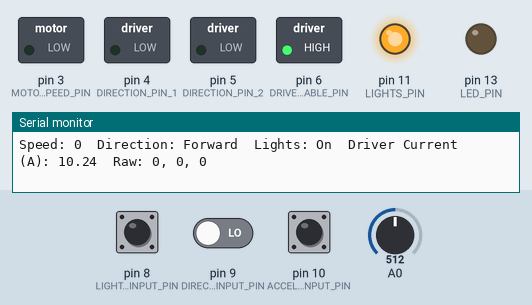
Simulated run of this sketch. Board: Arduino Uno, built with avr-gcc and run on an emulated ATmega328P. Parts: switched loads named in the sketch (green lamp = pin HIGH), output pins drawn as LEDs (lit = HIGH), the last lines printed to the serial monitor. The test bench sets the inputs (shaded band); at power-on: pin 8 (LIGHTS_INPUT_PIN) LOW, pin 10 (ACCELERATOR_INPUT_PIN) LOW, pin 9 (DIRECTION_INPUT_PIN) LOW, A0 = 512.

Above: at 7.2 s.
7.3 s: pin 8 (LIGHTS_INPUT_PIN) pulsed HIGH 2 times (0.12 s each, 0.3 s apart)
At 8.7 s:
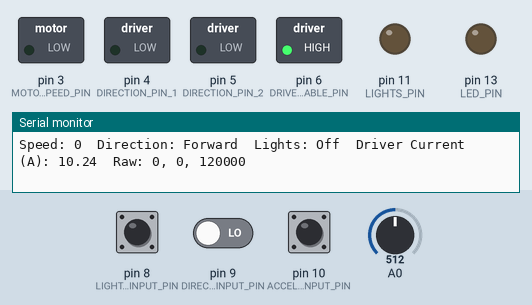
9.4 s: pin 10 (ACCELERATOR_INPUT_PIN) pulsed HIGH 2 times (0.12 s each, 0.3 s apart)
At 10.2 s:
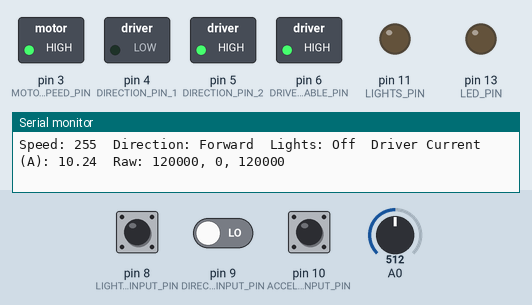
Timing chart, 0 to 12.4 s (numbered marks = the images above; inputs shaded):
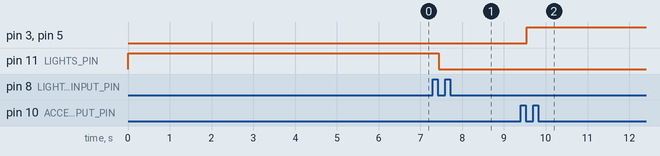

Measured:
- after the input at 7.3 s, pin 11 (LIGHTS_PIN): HIGH → LOW after 0.14 s
- after the input at 9.4 s, pin 3 (MOTOR_SPEED_PIN), pin 5 (DIRECTION_PIN_2): LOW → HIGH after 0.14 s

The sketch:

speed-boat.ino
```cpp
#include <PinChangeInterrupt.h>
#include "VNH3SP30.h"

#define LED_PIN 13
#define LIGHTS_PIN 11
#define DRIVER_CURRENT_ANALOG_PIN 0
#define MOTOR_SPEED_PIN 3
#define DIRECTION_PIN_1 4
#define DIRECTION_PIN_2 5
#define DRIVER_ENABLE_PIN 6
#define ACCELERATOR_INPUT_PIN 10
#define DIRECTION_INPUT_PIN 9
#define LIGHTS_INPUT_PIN 8

#define ACCELERATOR_INPUT_INDEX 0
#define DIRECTION_INPUT_INDEX 1
#define LIGHTS_INPUT_INDEX 2

#define DEBUG true

#define INPUT_THRESHOLD 900
#define INPUT_MIN 1000
#define INPUT_MAX 2000
#define INPUT_MID 1500
#define OUTPUT_MIN 0
#define OUTPUT_MAX 255
#define ZERO_AREA 15

MotorDriver *motor;

const byte channelPin[] = {ACCELERATOR_INPUT_PIN, DIRECTION_INPUT_PIN, LIGHTS_INPUT_PIN};
volatile unsigned long signalStart[] = {0, 0, 0};
volatile long signalLength[] = {0, 0, 0};

int speed;
int direction;
bool lightsState;

void setup() {
  Serial.begin(57600);
  pinMode(channelPin[0], INPUT);
  pinMode(channelPin[1], INPUT);
  pinMode(channelPin[2], INPUT);
  pinMode(LED_PIN, OUTPUT);
  pinMode(LIGHTS_PIN, OUTPUT);
  digitalWrite(LED_PIN, HIGH);
  digitalWrite(LIGHTS_PIN, LOW);

  motor = new MotorDriver(new Motor(MOTOR_SPEED_PIN, DIRECTION_PIN_1, DIRECTION_PIN_2), DRIVER_ENABLE_PIN, DRIVER_CURRENT_ANALOG_PIN);
  attachPinChangeInterrupt(digitalPinToPinChangeInterrupt(channelPin[ACCELERATOR_INPUT_INDEX]), onRisingAccelerator, CHANGE);
  attachPinChangeInterrupt(digitalPinToPinChangeInterrupt(channelPin[DIRECTION_INPUT_INDEX]), onRisingDirection, CHANGE);
  attachPinChangeInterrupt(digitalPinToPinChangeInterrupt(channelPin[LIGHTS_INPUT_INDEX]), onRisingLights, CHANGE);
  motor->enable(true);

  digitalWrite(LED_PIN, LOW);
}


void onRisingAccelerator(void) {
  processPin(ACCELERATOR_INPUT_INDEX);
}

void onRisingDirection(void) {
  processPin(DIRECTION_INPUT_INDEX);
}

void onRisingLights(void) {
  processPin(LIGHTS_INPUT_INDEX);
}

void processPin(byte pinIndex) {
  uint8_t trigger = getPinChangeInterruptTrigger(digitalPinToPCINT(channelPin[pinIndex]));
  if (trigger == RISING) {
    signalStart[pinIndex] = micros();
  } else if (trigger == FALLING) {
    signalLength[pinIndex] = micros() - signalStart[pinIndex];
  }
}

void loop() {
  speed = calculateSpeed(signalLength[ACCELERATOR_INPUT_INDEX]);
  direction = calculateDirection(signalLength[DIRECTION_INPUT_INDEX]);
  lightsState = calculateLightsState(signalLength[LIGHTS_INPUT_INDEX]);
  if (DEBUG) {
    Serial.print("Speed: ");
    Serial.print(speed);
    Serial.print("\tDirection: ");
    Serial.print(direction > 0 ? "Forward" : "Reverse");
    Serial.print("\tLights: ");
    Serial.print(lightsState ? "On" : "Off");
    Serial.print("\tDriver Current (A): ");
    Serial.print(motor->getCurrent());
    Serial.print("\tRaw: ");
    Serial.print(signalLength[0]);
    Serial.print(", ");
    Serial.print(signalLength[1]);
    Serial.print(", ");
    Serial.println(signalLength[2]);
  }
  motor->setSpeed(speed * direction);
  digitalWrite(LIGHTS_PIN, lightsState);
}

int calculateSpeed(long pwmInput) {
  if (pwmInput > INPUT_THRESHOLD) {
    if (pwmInput > INPUT_MAX - ZERO_AREA) {
      return OUTPUT_MAX;
    } else if (pwmInput < INPUT_MIN + ZERO_AREA) {
      return OUTPUT_MIN;
    } else {
      return map(pwmInput, INPUT_MIN, INPUT_MAX, OUTPUT_MIN, OUTPUT_MAX);
    }
  }
  return 0;
}

int calculateDirection(long pwmInput) {
  return pwmInput > INPUT_MID ? -1 : 1;
}

bool calculateLightsState(long pwmInput) {
  return pwmInput > INPUT_MID ? false : true;
}
```

VNH3SP30.cpp
```cpp
#include "VNH3SP30.h"
#define CURRENT_COEF 50

//------Motor------
Motor::Motor(int newPwmPin, int newPin1, int newPin2) {
  pwmPin = newPwmPin;
  pin1 = newPin1;
  pin2 = newPin2;
  pinMode(pwmPin, OUTPUT);
  pinMode(pin1, OUTPUT);
  pinMode(pin2, OUTPUT);
}

void Motor::setForward() {
  direction = 1;
  digitalWrite(pin1, LOW);
  digitalWrite(pin2, HIGH);
}

void Motor::setReverse() {
  direction = -1;
  digitalWrite(pin2, LOW);
  digitalWrite(pin1, HIGH);
}

void Motor::stop() {
  direction = 0;
  digitalWrite(pin1, LOW);
  digitalWrite(pin2, LOW);
  setSpeed(0);
}

void Motor::setSpeed(int speed) {
  analogWrite(pwmPin, speed);
}

//-----MotorDriver------
MotorDriver::MotorDriver(Motor* motor, int driverEnalePin, int currentMeasurePin) {
  this->motor = motor;
  this->driverEnalePin = driverEnalePin;
  this->currentMeasurePin = currentMeasurePin;
  pinMode(driverEnalePin, OUTPUT);
}

void MotorDriver::setSpeed(int speed) {
  this->speed = speed;
  if (speed == 0) {
    motor->stop();
  } else if (speed < 0) {
    motor->setReverse();
    motor->setSpeed(-speed);
  } else {
    motor->setForward();
    motor->setSpeed(speed);
  }
}

MotorDriver::getSpeed() {
  return speed;
}

void MotorDriver::enable(boolean enableFlag) {
  digitalWrite(driverEnalePin, enableFlag ? HIGH : LOW);
}

float MotorDriver::getCurrent() {
  float currentNow = analogRead(currentMeasurePin);
  float averageCurrent = (currentNow + prevCurrent) / 2;
  prevCurrent = averageCurrent;
  return averageCurrent / CURRENT_COEF;
}
```

VNH3SP30.h
```cpp
#include <Arduino.h>

class Motor {
  public:
    Motor(int, int, int);
    void setForward();
    void setReverse();
    void stop();
    void setSpeed(int);
    byte getDirection();
  private:
    byte direction = 0;
    int pwmPin;
    int pin1, pin2;
};

class MotorDriver {
  public:
    MotorDriver(Motor*, int, int);

    void setSpeed(int);
    int getSpeed();
    void enable(boolean);
    float getCurrent();
  private:
    Motor* motor;
    int speed = 0;
    int driverEnalePin;
    int currentMeasurePin;
    float prevCurrent;
};
```
